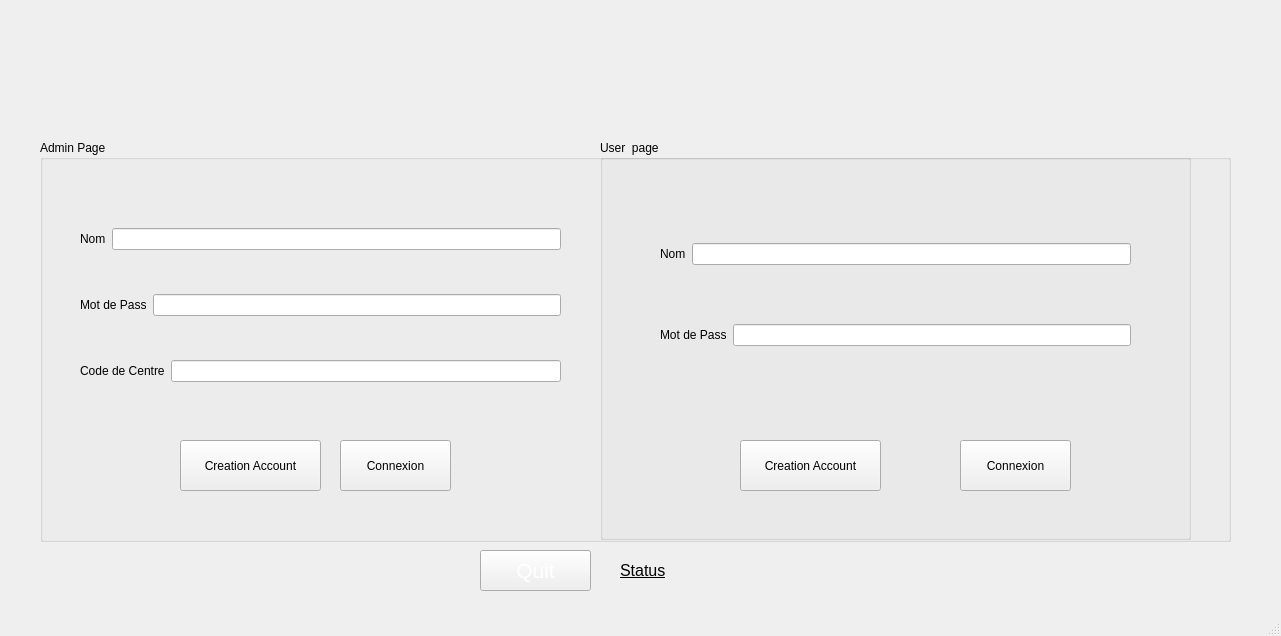
<?xml version="1.0" encoding="UTF-8"?>
<ui version="4.0">
 <class>Login</class>
 <widget class="QMainWindow" name="Login">
  <property name="geometry">
   <rect>
    <x>0</x>
    <y>0</y>
    <width>1281</width>
    <height>636</height>
   </rect>
  </property>
  <property name="sizePolicy">
   <sizepolicy hsizetype="Minimum" vsizetype="Preferred">
    <horstretch>0</horstretch>
    <verstretch>0</verstretch>
   </sizepolicy>
  </property>
  <property name="windowTitle">
   <string>Login</string>
  </property>
  <widget class="QWidget" name="centralwidget">
   <widget class="QLabel" name="label">
    <property name="geometry">
     <rect>
      <x>620</x>
      <y>550</y>
      <width>571</width>
      <height>41</height>
     </rect>
    </property>
    <property name="font">
     <font>
      <family>MS Shell Dlg 2</family>
      <pointsize>12</pointsize>
      <italic>false</italic>
      <bold>false</bold>
      <underline>true</underline>
     </font>
    </property>
    <property name="layoutDirection">
     <enum>Qt::RightToLeft</enum>
    </property>
    <property name="styleSheet">
     <string notr="true">font: 75 10pt &quot;MS Shell Dlg 2&quot;;
text-decoration: underline;
font: 75 12pt &quot;MS Shell Dlg 2&quot;;</string>
    </property>
    <property name="text">
     <string>Status</string>
    </property>
    <property name="indent">
     <number>-1</number>
    </property>
    <property name="buddy">
     <cstring>&lt;!DOCTYPE HTML PUBLIC &quot;-//W3C//DTD HTML 4.0//EN&quot; &quot;http://www.w3.org/TR/REC-html40/strict.dtd&quot;&gt;
&lt;html&gt;&lt;head&gt;&lt;meta name=&quot;qrichtext&quot; content=&quot;1&quot; /&gt;&lt;style type=&quot;text/css&quot;&gt;
p, li { white-space: pre-wrap; }
&lt;/style&gt;&lt;/head&gt;&lt;body style=&quot; font-family:'MS Shell Dlg 2'; font-size:8pt; font-weight:400; font-style:normal;&quot;&gt;
&lt;p align=&quot;center&quot; style=&quot; margin-top:12px; margin-bottom:12px; margin-left:0px; margin-right:0px; -qt-block-indent:0; text-indent:0px;&quot;&gt;&lt;span style=&quot; font-size:10pt; font-weight:600; font-style:italic; text-decoration: underline; color:#000000; vertical-align:sub;&quot;&gt;Welcome to make your Appointment for Vaccines!&lt;/span&gt;&lt;/p&gt;&lt;/body&gt;&lt;/html&gt;</cstring>
    </property>
   </widget>
   <widget class="QPushButton" name="pushButton_loginQuit">
    <property name="geometry">
     <rect>
      <x>480</x>
      <y>550</y>
      <width>111</width>
      <height>41</height>
     </rect>
    </property>
    <property name="sizePolicy">
     <sizepolicy hsizetype="Minimum" vsizetype="Preferred">
      <horstretch>0</horstretch>
      <verstretch>0</verstretch>
     </sizepolicy>
    </property>
    <property name="font">
     <font>
      <family>MS Shell Dlg 2</family>
      <pointsize>16</pointsize>
      <italic>false</italic>
      <bold>false</bold>
     </font>
    </property>
    <property name="styleSheet">
     <string notr="true">color:#fff;
font: 75 16pt &quot;MS Shell Dlg 2&quot;;

</string>
    </property>
    <property name="text">
     <string>Quit</string>
    </property>
    <property name="autoRepeatDelay">
     <number>299</number>
    </property>
    <property name="autoDefault">
     <bool>false</bool>
    </property>
   </widget>
   <widget class="QWidget" name="layoutWidget">
    <property name="geometry">
     <rect>
      <x>40</x>
      <y>140</y>
      <width>1191</width>
      <height>402</height>
     </rect>
    </property>
    <layout class="QHBoxLayout" name="horizontalLayout_5">
     <item>
      <widget class="QGroupBox" name="groupBox">
       <property name="sizePolicy">
        <sizepolicy hsizetype="Preferred" vsizetype="Preferred">
         <horstretch>0</horstretch>
         <verstretch>0</verstretch>
        </sizepolicy>
       </property>
       <property name="styleSheet">
        <string notr="true">font: 75 12pt &quot;MS Shell Dlg 2&quot;;</string>
       </property>
       <property name="title">
        <string>Admin Page</string>
       </property>
       <widget class="QPushButton" name="pushButton_adminRegister">
        <property name="geometry">
         <rect>
          <x>140</x>
          <y>300</y>
          <width>141</width>
          <height>51</height>
         </rect>
        </property>
        <property name="text">
         <string>Creation Account</string>
        </property>
       </widget>
       <widget class="QPushButton" name="pushButton_adminLogin">
        <property name="geometry">
         <rect>
          <x>300</x>
          <y>300</y>
          <width>111</width>
          <height>51</height>
         </rect>
        </property>
        <property name="text">
         <string>Connexion</string>
        </property>
       </widget>
       <widget class="QWidget" name="layoutWidget">
        <property name="geometry">
         <rect>
          <x>40</x>
          <y>50</y>
          <width>481</width>
          <height>231</height>
         </rect>
        </property>
        <layout class="QVBoxLayout" name="verticalLayout_3">
         <item>
          <layout class="QVBoxLayout" name="verticalLayout_2">
           <item>
            <layout class="QHBoxLayout" name="horizontalLayout_3">
             <item>
              <widget class="QLabel" name="label_adminUsername">
               <property name="text">
                <string>Nom</string>
               </property>
              </widget>
             </item>
             <item>
              <widget class="QLineEdit" name="lineEdit_adminUsername"/>
             </item>
            </layout>
           </item>
          </layout>
         </item>
         <item>
          <layout class="QHBoxLayout" name="horizontalLayout_4">
           <item>
            <widget class="QLabel" name="label_adminPW">
             <property name="text">
              <string>Mot de Pass</string>
             </property>
            </widget>
           </item>
           <item>
            <widget class="QLineEdit" name="lineEdit_adminPW">
             <property name="echoMode">
              <enum>QLineEdit::Password</enum>
             </property>
            </widget>
           </item>
          </layout>
         </item>
         <item>
          <layout class="QHBoxLayout" name="horizontalLayout_6">
           <item>
            <widget class="QLabel" name="label_adminCode">
             <property name="text">
              <string>Code de Centre</string>
             </property>
            </widget>
           </item>
           <item>
            <widget class="QLineEdit" name="lineEdit_adminCode">
             <property name="echoMode">
              <enum>QLineEdit::Password</enum>
             </property>
            </widget>
           </item>
          </layout>
         </item>
        </layout>
       </widget>
       <widget class="QGroupBox" name="groupBox_user">
        <property name="geometry">
         <rect>
          <x>560</x>
          <y>0</y>
          <width>591</width>
          <height>400</height>
         </rect>
        </property>
        <property name="sizePolicy">
         <sizepolicy hsizetype="Preferred" vsizetype="Preferred">
          <horstretch>0</horstretch>
          <verstretch>0</verstretch>
         </sizepolicy>
        </property>
        <property name="styleSheet">
         <string notr="true">font: 80 12pt &quot;MS Shell Dlg 2&quot;;</string>
        </property>
        <property name="title">
         <string>User  page</string>
        </property>
        <widget class="QPushButton" name="pushButton_userLogin">
         <property name="geometry">
          <rect>
           <x>360</x>
           <y>300</y>
           <width>111</width>
           <height>51</height>
          </rect>
         </property>
         <property name="text">
          <string>Connexion</string>
         </property>
        </widget>
        <widget class="QWidget" name="layoutWidget">
         <property name="geometry">
          <rect>
           <x>60</x>
           <y>50</y>
           <width>471</width>
           <height>211</height>
          </rect>
         </property>
         <layout class="QVBoxLayout" name="verticalLayout">
          <item>
           <layout class="QHBoxLayout" name="horizontalLayout">
            <item>
             <widget class="QLabel" name="label_userUsername">
              <property name="text">
               <string>Nom</string>
              </property>
             </widget>
            </item>
            <item>
             <widget class="QLineEdit" name="lineEdit_userUsername"/>
            </item>
           </layout>
          </item>
          <item>
           <layout class="QHBoxLayout" name="horizontalLayout_2">
            <item>
             <widget class="QLabel" name="label_userPW">
              <property name="text">
               <string>Mot de Pass</string>
              </property>
             </widget>
            </item>
            <item>
             <widget class="QLineEdit" name="lineEdit_userPW">
              <property name="echoMode">
               <enum>QLineEdit::Password</enum>
              </property>
             </widget>
            </item>
           </layout>
          </item>
         </layout>
        </widget>
        <widget class="QPushButton" name="pushButton_userRegister">
         <property name="geometry">
          <rect>
           <x>140</x>
           <y>300</y>
           <width>141</width>
           <height>51</height>
          </rect>
         </property>
         <property name="text">
          <string>Creation Account</string>
         </property>
        </widget>
       </widget>
      </widget>
     </item>
    </layout>
   </widget>
   <widget class="QLabel" name="label_welcome">
    <property name="geometry">
     <rect>
      <x>-20</x>
      <y>10</y>
      <width>171</width>
      <height>111</height>
     </rect>
    </property>
    <property name="text">
     <string>&lt;!DOCTYPE HTML PUBLIC &quot;-//W3C//DTD HTML 4.0//EN&quot; &quot;http://www.w3.org/TR/REC-html40/strict.dtd&quot;&gt;
&lt;html&gt;&lt;head&gt;&lt;meta name=&quot;qrichtext&quot; content=&quot;1&quot; /&gt;&lt;meta charset=&quot;utf-8&quot; /&gt;&lt;style type=&quot;text/css&quot;&gt;
p, li { white-space: pre-wrap; }
hr { height: 1px; border-width: 0; }
li.unchecked::marker { content: &quot;\2610&quot;; }
li.checked::marker { content: &quot;\2612&quot;; }
&lt;/style&gt;&lt;/head&gt;&lt;body style=&quot; font-family:'Segoe UI'; font-size:9pt; font-weight:400; font-style:normal;&quot;&gt;
&lt;p style=&quot; margin-top:0px; margin-bottom:0px; margin-left:0px; margin-right:0px; -qt-block-indent:0; text-indent:0px;&quot;&gt;&lt;img src=&quot;:/img/logo_0_0.png&quot; /&gt;&lt;/p&gt;&lt;/body&gt;&lt;/html&gt;</string>
    </property>
    <property name="scaledContents">
     <bool>true</bool>
    </property>
   </widget>
   <widget class="QLabel" name="label_welcome_2">
    <property name="geometry">
     <rect>
      <x>380</x>
      <y>0</y>
      <width>581</width>
      <height>131</height>
     </rect>
    </property>
    <property name="text">
     <string>&lt;!DOCTYPE HTML PUBLIC &quot;-//W3C//DTD HTML 4.0//EN&quot; &quot;http://www.w3.org/TR/REC-html40/strict.dtd&quot;&gt;
&lt;html&gt;&lt;head&gt;&lt;meta name=&quot;qrichtext&quot; content=&quot;1&quot; /&gt;&lt;meta charset=&quot;utf-8&quot; /&gt;&lt;style type=&quot;text/css&quot;&gt;
p, li { white-space: pre-wrap; }
hr { height: 1px; border-width: 0; }
li.unchecked::marker { content: &quot;\2610&quot;; }
li.checked::marker { content: &quot;\2612&quot;; }
&lt;/style&gt;&lt;/head&gt;&lt;body style=&quot; font-family:'Segoe UI'; font-size:9pt; font-weight:400; font-style:normal;&quot;&gt;
&lt;p style=&quot; margin-top:0px; margin-bottom:0px; margin-left:0px; margin-right:0px; -qt-block-indent:0; text-indent:0px;&quot;&gt;&lt;img src=&quot;:/img/illustration-s2.png&quot; /&gt;&lt;/p&gt;&lt;/body&gt;&lt;/html&gt;</string>
    </property>
    <property name="scaledContents">
     <bool>true</bool>
    </property>
   </widget>
   <widget class="QLabel" name="label_welcome_3">
    <property name="geometry">
     <rect>
      <x>1120</x>
      <y>0</y>
      <width>151</width>
      <height>131</height>
     </rect>
    </property>
    <property name="text">
     <string>&lt;!DOCTYPE HTML PUBLIC &quot;-//W3C//DTD HTML 4.0//EN&quot; &quot;http://www.w3.org/TR/REC-html40/strict.dtd&quot;&gt;
&lt;html&gt;&lt;head&gt;&lt;meta name=&quot;qrichtext&quot; content=&quot;1&quot; /&gt;&lt;meta charset=&quot;utf-8&quot; /&gt;&lt;style type=&quot;text/css&quot;&gt;
p, li { white-space: pre-wrap; }
hr { height: 1px; border-width: 0; }
li.unchecked::marker { content: &quot;\2610&quot;; }
li.checked::marker { content: &quot;\2612&quot;; }
&lt;/style&gt;&lt;/head&gt;&lt;body style=&quot; font-family:'Segoe UI'; font-size:9pt; font-weight:400; font-style:normal;&quot;&gt;
&lt;p style=&quot; margin-top:0px; margin-bottom:0px; margin-left:0px; margin-right:0px; -qt-block-indent:0; text-indent:0px;&quot;&gt;&lt;img src=&quot;:/img/t1.png&quot; /&gt;&lt;/p&gt;&lt;/body&gt;&lt;/html&gt;</string>
    </property>
    <property name="scaledContents">
     <bool>true</bool>
    </property>
   </widget>
  </widget>
  <widget class="QMenuBar" name="menubar">
   <property name="geometry">
    <rect>
     <x>0</x>
     <y>0</y>
     <width>1281</width>
     <height>21</height>
    </rect>
   </property>
  </widget>
  <widget class="QStatusBar" name="statusbar"/>
 </widget>
 <tabstops>
  <tabstop>lineEdit_userUsername</tabstop>
  <tabstop>lineEdit_userPW</tabstop>
  <tabstop>pushButton_userRegister</tabstop>
  <tabstop>pushButton_userLogin</tabstop>
  <tabstop>lineEdit_adminUsername</tabstop>
  <tabstop>lineEdit_adminPW</tabstop>
  <tabstop>pushButton_adminRegister</tabstop>
  <tabstop>pushButton_adminLogin</tabstop>
  <tabstop>pushButton_loginQuit</tabstop>
 </tabstops>
 <resources/>
 <connections/>
</ui>
